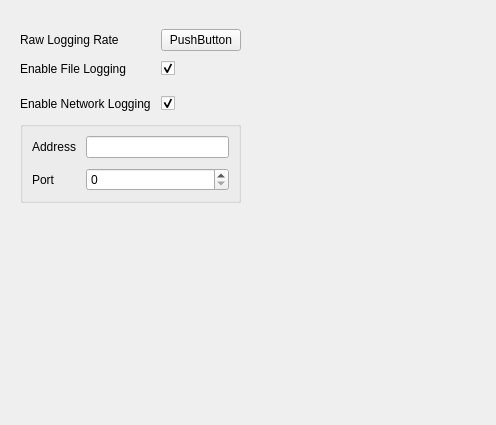
<?xml version="1.0" encoding="UTF-8"?>
<ui version="4.0">
 <class>SimpleLoggingView</class>
 <widget class="QWidget" name="SimpleLoggingView">
  <property name="geometry">
   <rect>
    <x>0</x>
    <y>0</y>
    <width>496</width>
    <height>425</height>
   </rect>
  </property>
  <property name="minimumSize">
   <size>
    <width>200</width>
    <height>0</height>
   </size>
  </property>
  <property name="maximumSize">
   <size>
    <width>600</width>
    <height>16777215</height>
   </size>
  </property>
  <property name="windowTitle">
   <string>Form</string>
  </property>
  <layout class="QGridLayout" name="gridLayout">
   <property name="sizeConstraint">
    <enum>QLayout::SetDefaultConstraint</enum>
   </property>
   <property name="leftMargin">
    <number>20</number>
   </property>
   <property name="topMargin">
    <number>20</number>
   </property>
   <property name="rightMargin">
    <number>20</number>
   </property>
   <property name="bottomMargin">
    <number>20</number>
   </property>
   <property name="spacing">
    <number>16</number>
   </property>
   <item row="1" column="0" colspan="2">
    <widget class="QWidget" name="configuration" native="true">
     <layout class="QGridLayout" name="gridLayout_3">
      <property name="leftMargin">
       <number>0</number>
      </property>
      <property name="spacing">
       <number>10</number>
      </property>
      <item row="1" column="1">
       <widget class="QCheckBox" name="fileLogging">
        <property name="text">
         <string/>
        </property>
        <property name="checked">
         <bool>true</bool>
        </property>
       </widget>
      </item>
      <item row="4" column="0" colspan="2">
       <widget class="QGroupBox" name="groupBox">
        <property name="maximumSize">
         <size>
          <width>16777215</width>
          <height>16777215</height>
         </size>
        </property>
        <property name="title">
         <string/>
        </property>
        <property name="checkable">
         <bool>false</bool>
        </property>
        <property name="checked">
         <bool>false</bool>
        </property>
        <layout class="QGridLayout" name="gridLayout_4">
         <property name="spacing">
          <number>10</number>
         </property>
         <item row="2" column="0">
          <widget class="QLabel" name="label_15">
           <property name="text">
            <string>Port</string>
           </property>
          </widget>
         </item>
         <item row="1" column="1">
          <widget class="QLineEdit" name="address"/>
         </item>
         <item row="1" column="0">
          <widget class="QLabel" name="label_14">
           <property name="text">
            <string>Address</string>
           </property>
          </widget>
         </item>
         <item row="2" column="1">
          <widget class="QSpinBox" name="portSpinBox">
           <property name="maximum">
            <number>65535</number>
           </property>
          </widget>
         </item>
        </layout>
       </widget>
      </item>
      <item row="3" column="1">
       <widget class="QCheckBox" name="networkLogging">
        <property name="text">
         <string/>
        </property>
        <property name="checked">
         <bool>true</bool>
        </property>
       </widget>
      </item>
      <item row="1" column="0">
       <widget class="QLabel" name="label_2">
        <property name="text">
         <string>Enable File Logging</string>
        </property>
       </widget>
      </item>
      <item row="3" column="0">
       <widget class="QLabel" name="label_16">
        <property name="text">
         <string>Enable Network Logging</string>
        </property>
       </widget>
      </item>
      <item row="0" column="0">
       <widget class="QLabel" name="rawRateLabel">
        <property name="text">
         <string>Raw Logging Rate</string>
        </property>
       </widget>
      </item>
      <item row="0" column="2" rowspan="5">
       <spacer name="horizontalSpacer">
        <property name="orientation">
         <enum>Qt::Horizontal</enum>
        </property>
        <property name="sizeHint" stdset="0">
         <size>
          <width>40</width>
          <height>20</height>
         </size>
        </property>
       </spacer>
      </item>
      <item row="0" column="1">
       <widget class="QPushButton" name="rawRateButton">
        <property name="text">
         <string>PushButton</string>
        </property>
       </widget>
      </item>
     </layout>
    </widget>
   </item>
   <item row="2" column="0" colspan="2">
    <spacer name="verticalSpacer">
     <property name="orientation">
      <enum>Qt::Vertical</enum>
     </property>
     <property name="sizeHint" stdset="0">
      <size>
       <width>20</width>
       <height>40</height>
      </size>
     </property>
    </spacer>
   </item>
  </layout>
 </widget>
 <resources/>
 <connections/>
</ui>
